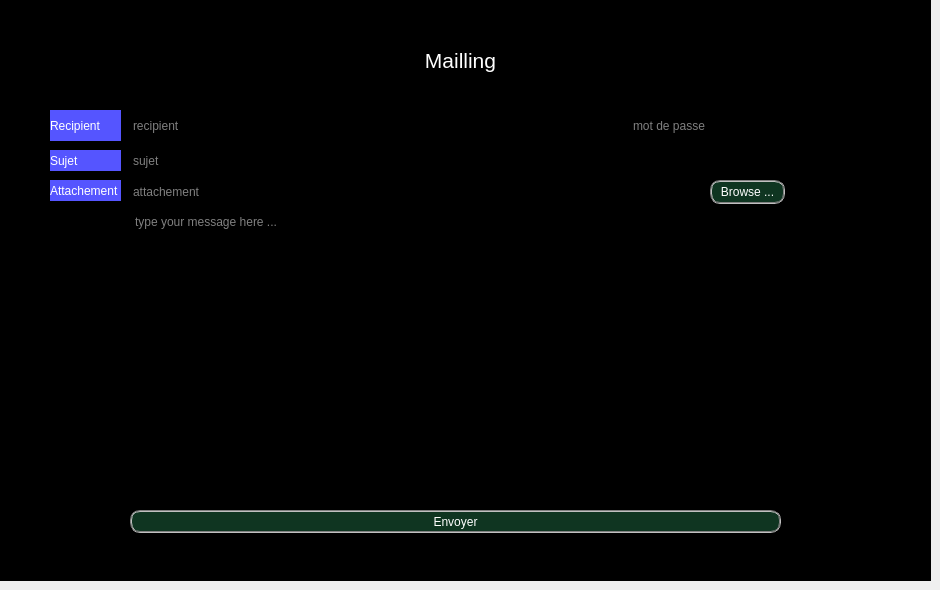
     <widget class="QWidget" name="tab_7">
      <attribute name="title">
       <string>E-mail</string>
      </attribute>
      <widget class="QFrame" name="frame_3">
       <property name="geometry">
        <rect>
         <x>0</x>
         <y>0</y>
         <width>931</width>
         <height>581</height>
        </rect>
       </property>
       <property name="styleSheet">
        <string notr="true">background-color: rgb(0, 0, 0);</string>
       </property>
       <property name="frameShape">
        <enum>QFrame::StyledPanel</enum>
       </property>
       <property name="frameShadow">
        <enum>QFrame::Raised</enum>
       </property>
       <widget class="QLineEdit" name="rcpt">
        <property name="geometry">
         <rect>
          <x>130</x>
          <y>110</y>
          <width>491</width>
          <height>31</height>
         </rect>
        </property>
        <property name="styleSheet">
         <string notr="true">color: rgb(255, 255, 255);</string>
        </property>
        <property name="placeholderText">
         <string>recipient</string>
        </property>
       </widget>
       <widget class="QTextEdit" name="msg">
        <property name="geometry">
         <rect>
          <x>130</x>
          <y>210</y>
          <width>651</width>
          <height>291</height>
         </rect>
        </property>
        <property name="styleSheet">
         <string notr="true">color: rgb(255, 255, 255);</string>
        </property>
        <property name="placeholderText">
         <string>type your message here ...</string>
        </property>
       </widget>
       <widget class="QLineEdit" name="mail_pass">
        <property name="geometry">
         <rect>
          <x>630</x>
          <y>110</y>
          <width>141</width>
          <height>31</height>
         </rect>
        </property>
        <property name="styleSheet">
         <string notr="true">color: rgb(255, 255, 255);</string>
        </property>
        <property name="echoMode">
         <enum>QLineEdit::Password</enum>
        </property>
        <property name="placeholderText">
         <string>mot de passe</string>
        </property>
       </widget>
       <widget class="QPushButton" name="sendBtn">
        <property name="geometry">
         <rect>
          <x>130</x>
          <y>510</y>
          <width>651</width>
          <height>23</height>
         </rect>
        </property>
        <property name="styleSheet">
         <string notr="true">

color: rgb(255, 255, 255);
background-color: rgb(26, 57, 40);
    background-color: rgb(15, 53, 33);
    selection-color: white;                                    
    selection-background-color: rgb(191, 31, 127);
    border: 2px groove gray;
    border-radius: 10px;
    padding: 2px 4px;</string>
        </property>
        <property name="text">
         <string>Envoyer</string>
        </property>
       </widget>
       <widget class="QLineEdit" name="file">
        <property name="geometry">
         <rect>
          <x>130</x>
          <y>180</y>
          <width>571</width>
          <height>23</height>
         </rect>
        </property>
        <property name="styleSheet">
         <string notr="true">color: rgb(255, 255, 255);</string>
        </property>
        <property name="placeholderText">
         <string>attachement</string>
        </property>
       </widget>
       <widget class="QPushButton" name="browseBtn">
        <property name="geometry">
         <rect>
          <x>710</x>
          <y>180</y>
          <width>75</width>
          <height>24</height>
         </rect>
        </property>
        <property name="styleSheet">
         <string notr="true">

color: rgb(255, 255, 255);
background-color: rgb(26, 57, 40);
    background-color: rgb(15, 53, 33);
    selection-color: white;                                    
    selection-background-color: rgb(191, 31, 127);
    border: 2px groove gray;
    border-radius: 10px;
    padding: 2px 4px;</string>
        </property>
        <property name="text">
         <string>Browse ...</string>
        </property>
       </widget>
       <widget class="QLineEdit" name="subject">
        <property name="geometry">
         <rect>
          <x>130</x>
          <y>150</y>
          <width>651</width>
          <height>21</height>
         </rect>
        </property>
        <property name="styleSheet">
         <string notr="true">color: rgb(255, 255, 255);</string>
        </property>
        <property name="placeholderText">
         <string>sujet</string>
        </property>
       </widget>
       <widget class="QLabel" name="label_34">
        <property name="geometry">
         <rect>
          <x>250</x>
          <y>30</y>
          <width>421</width>
          <height>61</height>
         </rect>
        </property>
        <property name="minimumSize">
         <size>
          <width>15</width>
          <height>0</height>
         </size>
        </property>
        <property name="styleSheet">
         <string notr="true">color: rgb(255, 255, 255);</string>
        </property>
        <property name="text">
         <string>&lt;html&gt;&lt;head/&gt;&lt;body&gt;&lt;p align=&quot;center&quot;&gt;&lt;span style=&quot; font-size:16pt;&quot;&gt;Mailling&lt;/span&gt;&lt;/p&gt;&lt;/body&gt;&lt;/html&gt;</string>
        </property>
        <property name="openExternalLinks">
         <bool>false</bool>
        </property>
       </widget>
       <widget class="QLabel" name="label_35">
        <property name="geometry">
         <rect>
          <x>50</x>
          <y>110</y>
          <width>71</width>
          <height>31</height>
         </rect>
        </property>
        <property name="styleSheet">
         <string notr="true">color: rgb(255, 255, 255);
background-color: rgb(85, 85, 255);</string>
        </property>
        <property name="text">
         <string>Recipient</string>
        </property>
       </widget>
       <widget class="QLabel" name="label_36">
        <property name="geometry">
         <rect>
          <x>50</x>
          <y>150</y>
          <width>71</width>
          <height>21</height>
         </rect>
        </property>
        <property name="styleSheet">
         <string notr="true">color: rgb(255, 255, 255);
background-color: rgb(85, 85, 255);</string>
        </property>
        <property name="text">
         <string>Sujet</string>
        </property>
       </widget>
       <widget class="QLabel" name="label_37">
        <property name="geometry">
         <rect>
          <x>50</x>
          <y>180</y>
          <width>71</width>
          <height>21</height>
         </rect>
        </property>
        <property name="styleSheet">
         <string notr="true">color: rgb(255, 255, 255);
background-color: rgb(85, 85, 255);</string>
        </property>
        <property name="text">
         <string>Attachement</string>
        </property>
       </widget>
      </widget>
     </widget>
